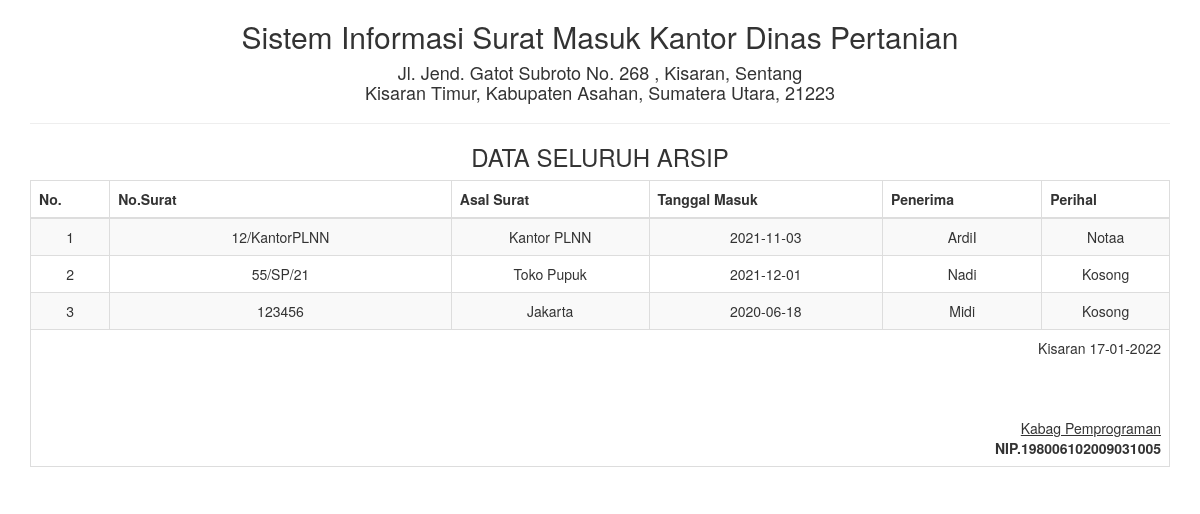
The app's page /report/suratmasuk_semua.php with its own data.
### tables this page shows
CREATE TABLE `surat_masuk` (
  `id` int(5) NOT NULL,
  `no_surat` varchar(15) NOT NULL,
  `asal_surat` varchar(20) NOT NULL,
  `tgl_masuk` date NOT NULL,
  `penerima` varchar(50) NOT NULL,
  `perihal` varchar(50) NOT NULL
);

### report/suratmasuk_semua.php (the view, shortened to what this page needs)
<!DOCTYPE html>
<html>
    <head>
        <link href="../Assets/css/bootstrap.min.css" rel="stylesheet" type="text/css"/>
    </head>
    <body onload="print()">
        <?php
        include '../config/koneksi.php';
        ?>
        <div class="container">
            <div class='row'>
                <div class="col-sm-12">
                    <div class="text-center">
                        <h2>Sistem Informasi Surat Masuk Kantor Dinas Pertanian </h2>
                        <h4>Jl. Jend. Gatot Subroto No. 268 , Kisaran, Sentang <br> Kisaran Timur, Kabupaten Asahan, Sumatera Utara, 21223</h4>
                        <hr>
                        <h3>DATA SELURUH ARSIP</h3>
                        <table class="table table-bordered table-striped table-hover">
                        <tbody>
                                <thead>
								<tr>
									<th>No.</th>
                                <th = width="30%">No.Surat</th>
                                <th>Asal Surat</th>
                                <th>Tanggal Masuk</th>
                                <th>Penerima</th>
                                <th>Perihal</th>
								</tr>
								</thead>
							<tbody>
                            <?php
                            $sql = "SELECT * FROM surat_masuk";
                            $query = mysqli_query($koneksi, $sql) or die("SQL Anda Salah");
                            $nomor = 0;
                            while ($data = mysqli_fetch_array($query)) {
                                $nomor++;
                                ?>
                                <tr>
                                    <td><?= $nomor ?></td>
                                   <td><?= $data['no_surat'] ?></td>
                                    <td><?= $data['asal_surat'] ?></td>
                                    <td><?= $data['tgl_masuk'] ?></td>
                                    <td><?= $data['penerima'] ?></td>
                                    <td><?= $data['perihal'] ?></td>
                                </tr>
                            <?php } ?>
							</tbody>
                        </tbody>
                            <tfoot>
                                <tr>
                                    <td colspan="8" class="text-right">
                                        Kisaran  <?= date("d-m-Y") ?>
                                        <br><br><br><br>
                                        <u>Kabag Pemprograman<strong></u><br>
                                        NIP.198006102009031005
									</td>
								</tr>
							</tfoot>
                        </table>
                    </div>
                </div>
            </div>
    </body>
</html>

### records on screen
surat_masuk: no_surat "12/KantorPLNN", asal_surat "Kantor PLNN", tgl_masuk "2021-11-03", penerima "ArdiI", perihal "Notaa"
surat_masuk: no_surat "55/SP/21", asal_surat "Toko Pupuk", tgl_masuk "2021-12-01", penerima "Nadi", perihal "Kosong"
surat_masuk: no_surat "123456", asal_surat "Jakarta", tgl_masuk "2020-06-18", penerima "Midi", perihal "Kosong"
